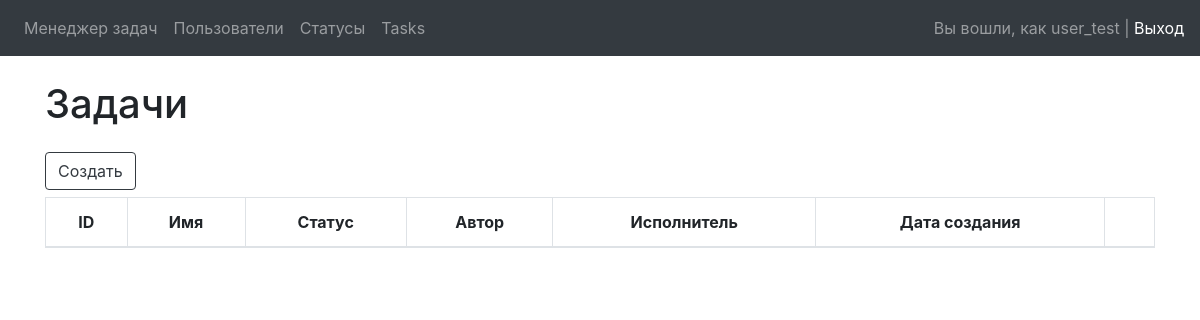
The page /tasks/ (signed in) on the database as committed earlier.
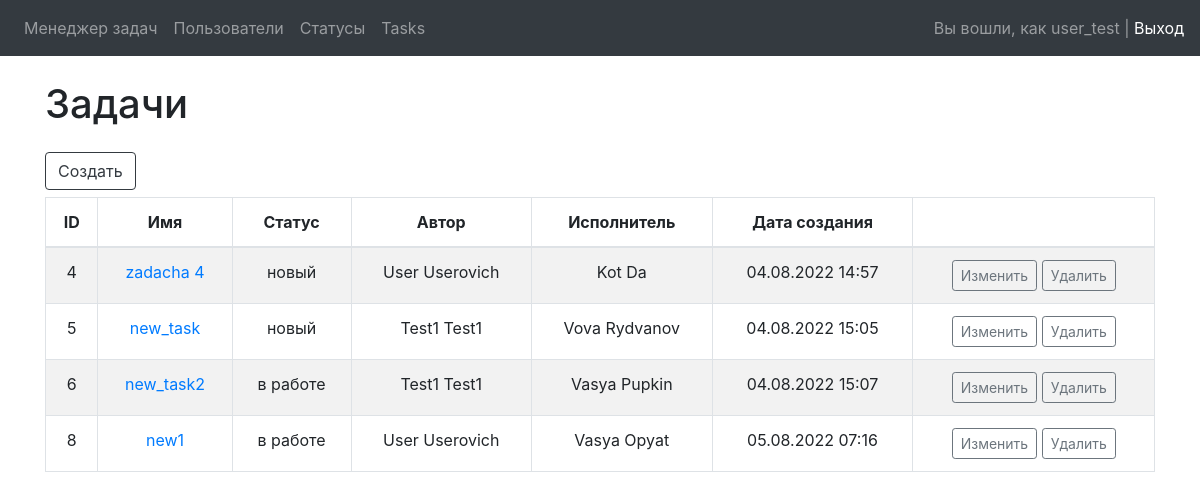
The same page on the database as committed later.
### users/models.py (models this page shows)
class MyUser(AbstractUser):
    def __str__(self):
        return self.get_full_name()
    class Meta:
        verbose_name = 'User'
        verbose_name_plural = 'Users'

### tasks/models.py (models this page shows, shortened)
class Task(models.Model):
    name = models.CharField(max_length=150, unique=True, null=False, blank=False, verbose_name='Имя')
    description = models.TextField(blank=True, verbose_name='Описание')
    status = models.ForeignKey(Status, on_delete=models.PROTECT, verbose_name='Статус')
    author = models.ForeignKey(MyUser, on_delete=models.PROTECT, verbose_name='Автор', related_name='authors')
    executor = models.ForeignKey(MyUser, on_delete=models.PROTECT, blank=True, null=True, verbose_name='Исполнитель', related_name='executors')
    created_at = models.DateTimeField(auto_now_add=True, verbose_name='Дата создания')
    class Meta:
        verbose_name = 'Task'
        verbose_name_plural = 'Tasks'

### statuses/models.py (models this page shows)
class Status(models.Model):
    name = models.CharField(max_length=50, unique=True, null=False, verbose_name='Имя')
    created_at = models.DateTimeField(auto_now_add=True, verbose_name='Дата создания')
    def __str__(self):
        return self.name
    class Meta:
        verbose_name = 'Status'
        verbose_name_plural = 'Statuses'

### tasks/views.py (the view)
# urls.py: path('tasks/', TaskListView.as_view(), name='task_list'),
class TaskListView(LoginRequiredMixin, ListView):
    model = Task
    template_name = 'tasks/task_list.html'
    context_object_name = 'task_list'

### tasks/templates/tasks/task_list.html (shortened to what this page needs)
{% extends 'base.html' %}
{% load bootstrap4 %}
{% load i18n %}
{% block content %}
<div class="container wrapper flex-grow-1">
    <h1 class="my-4">Задачи</h1>
    <a href="{% url 'task_add' %}">
        <button class="btn btn-outline-dark" style="margin-bottom: 7px">Создать</button>
    </a>
    <table class="table table-hover table-striped table-bordered">
        <thead align="center">
        <tr>
            <th>ID</th>
            <th>Имя</th>
            <th>Статус</th>
            <th>Автор</th>
            <th>Исполнитель</th>
            <th>Дата создания</th>
            <th></th>
        </tr>
        </thead>
        <tbody>
        {% for task in task_list %}
        <tr>
            <td align="center">{{ task.pk }}</td>
            <td align="center"><a href="{% url 'task_view' task.pk %}">{{ task.name }}</a></td>
            <td align="center">{{ task.status }}</td>
            <td align="center">{{ task.author }}</td>
            <td align="center">{{ task.executor }}</td>
            <td align="center">{{ task.created_at|date:"d.m.Y H:i" }}</td>
            <td align="center"><a href="{% url 'task_update' task.pk %}" style="display: inline-block">
                <button class="btn btn-outline-secondary btn-sm">Изменить</button>
            </a>
                <a href="{% url 'task_delete' task.pk %}" style="display: inline-block">
                    <button class="btn btn-outline-secondary btn-sm">Удалить</button>
                </a>
            </td>
        </tr>
        {% endfor %}
        </tbody>
    </table>
</div>
{% endblock %}

### task_manager/templates/base.html (shortened to what this page needs)
<!doctype html>
<html lang="en">
  <head>
    {% load bootstrap4 %}
    {% bootstrap_css %}
    {% load bootstrap4 %}
    {% load i18n %}
  </head>
  <body>
    {% include 'inc/_nav.html' %}
    {% block content %}{% endblock %}
  </body>
</html>

### task_manager/templates/inc/_nav.html (shortened to what this page needs)
{% load i18n %}
<nav class="navbar navbar-expand-lg navbar-dark bg-dark">
    <div class="collapse navbar-collapse" id="navbarSupportedContent">
        {% if user.is_authenticated %}
            <ul class="navbar-nav mr-auto">
                <li class="nav-item"><a class="nav-link" href="{% url 'home' %}">{% trans 'Task manager' %}</a></li>
                <li class="nav-item"><a class="nav-link" href="{% url 'users_list' %}">{% trans 'Users' %}</a></li>
                <li class="nav-item"><a class="nav-link" href="{% url 'status_list' %}">{% trans 'Statuses' %}</a></li>
                <li class="nav-item"><a class="nav-link" href="{% url 'task_list' %}">{% trans 'Tasks' %}</a></li>
            </ul>
            <span class="navbar-text">
                Вы вошли, как {{ user.username }} | <a href="{% url 'logout' %}">{% trans 'Logout' %}</a>
            </span>
            {% endif %}
    </div>
</nav>

Rows that differ between the two databases and show on the page:
added Task: pk "4", name "zadacha 4", status "новый", author "User Userovich", executor "Kot Da", created_at "04.08.2022 14:57"
added Task: pk "5", name "new_task", status "новый", author "Test1 Test1", executor "Vova Rydvanov", created_at "04.08.2022 15:05"
added Task: pk "6", name "new_task2", status "в работе", author "Test1 Test1", executor "Vasya Pupkin", created_at "04.08.2022 15:07"
added Task: pk "8", name "new1", status "в работе", author "User Userovich", executor "Vasya Opyat", created_at "05.08.2022 07:16"
